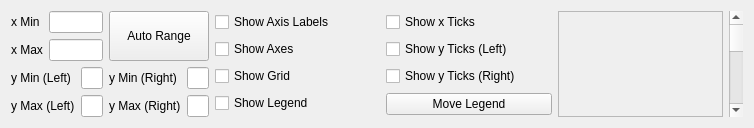
             <widget class="QWidget" name="plotsettings">
              <attribute name="title">
               <string>Plot Settings</string>
              </attribute>
              <layout class="QVBoxLayout" name="verticalLayout_9">
               <item>
                <layout class="QHBoxLayout" name="horizontalLayout_3" stretch="2,2,2,2,1">
                 <item>
                  <layout class="QGridLayout" name="gridLayout" columnstretch="1,1" columnminimumwidth="1,1">
                   <item row="1" column="0">
                    <layout class="QFormLayout" name="formLayout_4">
                     <item row="0" column="0">
                      <widget class="QLabel" name="label_5">
                       <property name="text">
                        <string>y Min (Left)</string>
                       </property>
                      </widget>
                     </item>
                     <item row="0" column="1">
                      <widget class="QLineEdit" name="ymin"/>
                     </item>
                     <item row="1" column="0">
                      <widget class="QLabel" name="label_6">
                       <property name="text">
                        <string>y Max (Left)</string>
                       </property>
                      </widget>
                     </item>
                     <item row="1" column="1">
                      <widget class="QLineEdit" name="ymax"/>
                     </item>
                    </layout>
                   </item>
                   <item row="0" column="0">
                    <layout class="QFormLayout" name="formLayout_3">
                     <item row="0" column="0">
                      <widget class="QLabel" name="label_2">
                       <property name="text">
                        <string>x Min</string>
                       </property>
                      </widget>
                     </item>
                     <item row="0" column="1">
                      <widget class="QLineEdit" name="xmin">
                       <property name="text">
                        <string/>
                       </property>
                      </widget>
                     </item>
                     <item row="1" column="0">
                      <widget class="QLabel" name="label_4">
                       <property name="text">
                        <string>x Max</string>
                       </property>
                      </widget>
                     </item>
                     <item row="1" column="1">
                      <widget class="QLineEdit" name="xmax"/>
                     </item>
                    </layout>
                   </item>
                   <item row="1" column="1">
                    <layout class="QFormLayout" name="formLayout">
                     <item row="0" column="0">
                      <widget class="QLabel" name="label_10">
                       <property name="text">
                        <string>y Min (Right)</string>
                       </property>
                      </widget>
                     </item>
                     <item row="0" column="1">
                      <widget class="QLineEdit" name="yminR"/>
                     </item>
                     <item row="1" column="0">
                      <widget class="QLabel" name="label_11">
                       <property name="text">
                        <string>y Max (Right)</string>
                       </property>
                      </widget>
                     </item>
                     <item row="1" column="1">
                      <widget class="QLineEdit" name="ymaxR"/>
                     </item>
                    </layout>
                   </item>
                   <item row="0" column="1">
                    <widget class="QPushButton" name="autoRange1d">
                     <property name="sizePolicy">
                      <sizepolicy hsizetype="Expanding" vsizetype="Minimum">
                       <horstretch>0</horstretch>
                       <verstretch>0</verstretch>
                      </sizepolicy>
                     </property>
                     <property name="text">
                      <string>Auto Range</string>
                     </property>
                    </widget>
                   </item>
                  </layout>
                 </item>
                 <item>
                  <layout class="QVBoxLayout" name="verticalLayout_3">
                   <item>
                    <widget class="QCheckBox" name="showAxisLabels">
                     <property name="text">
                      <string>Show Axis Labels</string>
                     </property>
                    </widget>
                   </item>
                   <item>
                    <widget class="QCheckBox" name="showAxes">
                     <property name="text">
                      <string>Show Axes</string>
                     </property>
                    </widget>
                   </item>
                   <item>
                    <widget class="QCheckBox" name="showGrid">
                     <property name="text">
                      <string>Show Grid</string>
                     </property>
                    </widget>
                   </item>
                   <item>
                    <widget class="QCheckBox" name="showLegend">
                     <property name="text">
                      <string>Show Legend</string>
                     </property>
                    </widget>
                   </item>
                  </layout>
                 </item>
                 <item>
                  <layout class="QVBoxLayout" name="verticalLayout_10">
                   <item>
                    <widget class="QCheckBox" name="showXTicks">
                     <property name="text">
                      <string>Show x Ticks</string>
                     </property>
                    </widget>
                   </item>
                   <item>
                    <widget class="QCheckBox" name="showYTicksL">
                     <property name="text">
                      <string>Show y Ticks (Left)</string>
                     </property>
                    </widget>
                   </item>
                   <item>
                    <widget class="QCheckBox" name="showYTicksR">
                     <property name="text">
                      <string>Show y Ticks (Right)</string>
                     </property>
                    </widget>
                   </item>
                   <item>
                    <widget class="QPushButton" name="pushButton">
                     <property name="text">
                      <string>Move Legend</string>
                     </property>
                    </widget>
                   </item>
                  </layout>
                 </item>
                 <item>
                  <widget class="QScrollArea" name="scrollArea">
                   <property name="widgetResizable">
                    <bool>true</bool>
                   </property>
                   <widget class="QWidget" name="scrollAreaWidgetContents">
                    <property name="geometry">
                     <rect>
                      <x>0</x>
                      <y>0</y>
                      <width>131</width>
                      <height>131</height>
                     </rect>
                    </property>
                   </widget>
                  </widget>
                 </item>
                 <item>
                  <widget class="QScrollBar" name="verticalScrollBar">
                   <property name="orientation">
                    <enum>Qt::Orientation::Vertical</enum>
                   </property>
                  </widget>
                 </item>
                </layout>
               </item>
              </layout>
             </widget>
